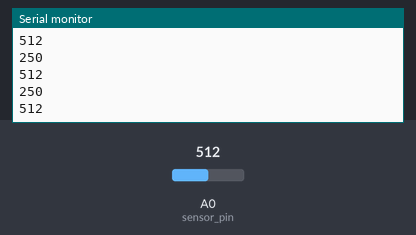
Bench run of a sketch on a simulated Arduino Uno, built with avr-gcc and run on an emulated ATmega328P. Parts: the last lines printed to the serial monitor. The inputs (shaded band) are chosen by the test bench; at power-on: A0 (sensor_pin) = 512.

Above: at 1.2 s.
1.3 s: A0 (sensor_pin) set to 716
At 1.43 s:
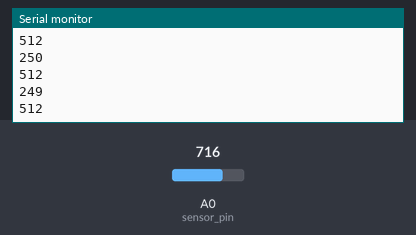
2.8 s: A0 (sensor_pin) set to 900
At 2.93 s:
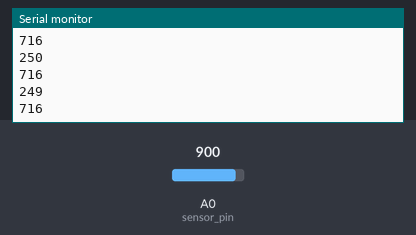
Timing chart, 0 to 5.8 s (numbered marks = the images above; inputs shaded):
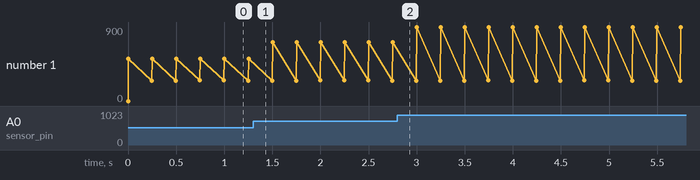

The sketch:

task4.ino
```cpp
#define sensor_pin A0

bool reading = false;
long time = 0;

void setup() {
  Serial.begin(9600);

  cli();

  TCCR1A = 0;
  TCCR1B = 0;
  OCR1A = 3900;

  TCCR1B |= (1 << WGM12);
  TCCR1B |= (1 << CS10);
  TCCR1B |= (1 << CS12);
  TIMSK1 |= (1 << OCIE1A);

  pinMode(sensor_pin, INPUT);

  sei();
}

ISR(TIMER1_COMPA_vect) { reading = true; }

void loop() {
  if (reading) {
    int data = analogRead(A0);

    Serial.println(millis() - time);
    Serial.println(data);
    Serial.println();

    time = millis();
    reading = false;
  }
}
```

Measured:
- plotted number 1: 512 → 716 after the input at 1.3 s, 716 → 900 after the input at 2.8 s
